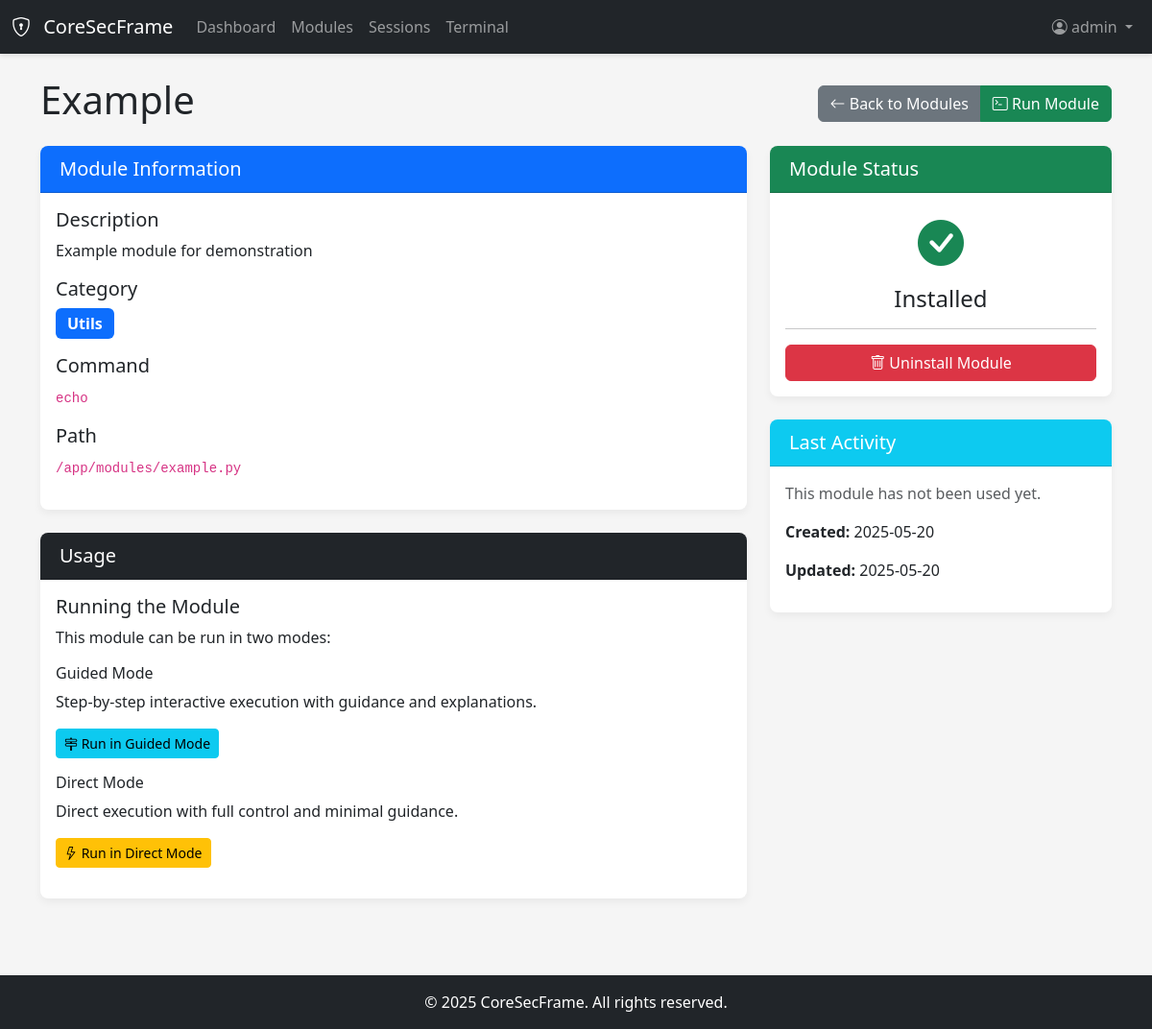
/modules/view/1 (signed in), run on an earlier commit of the app's database.
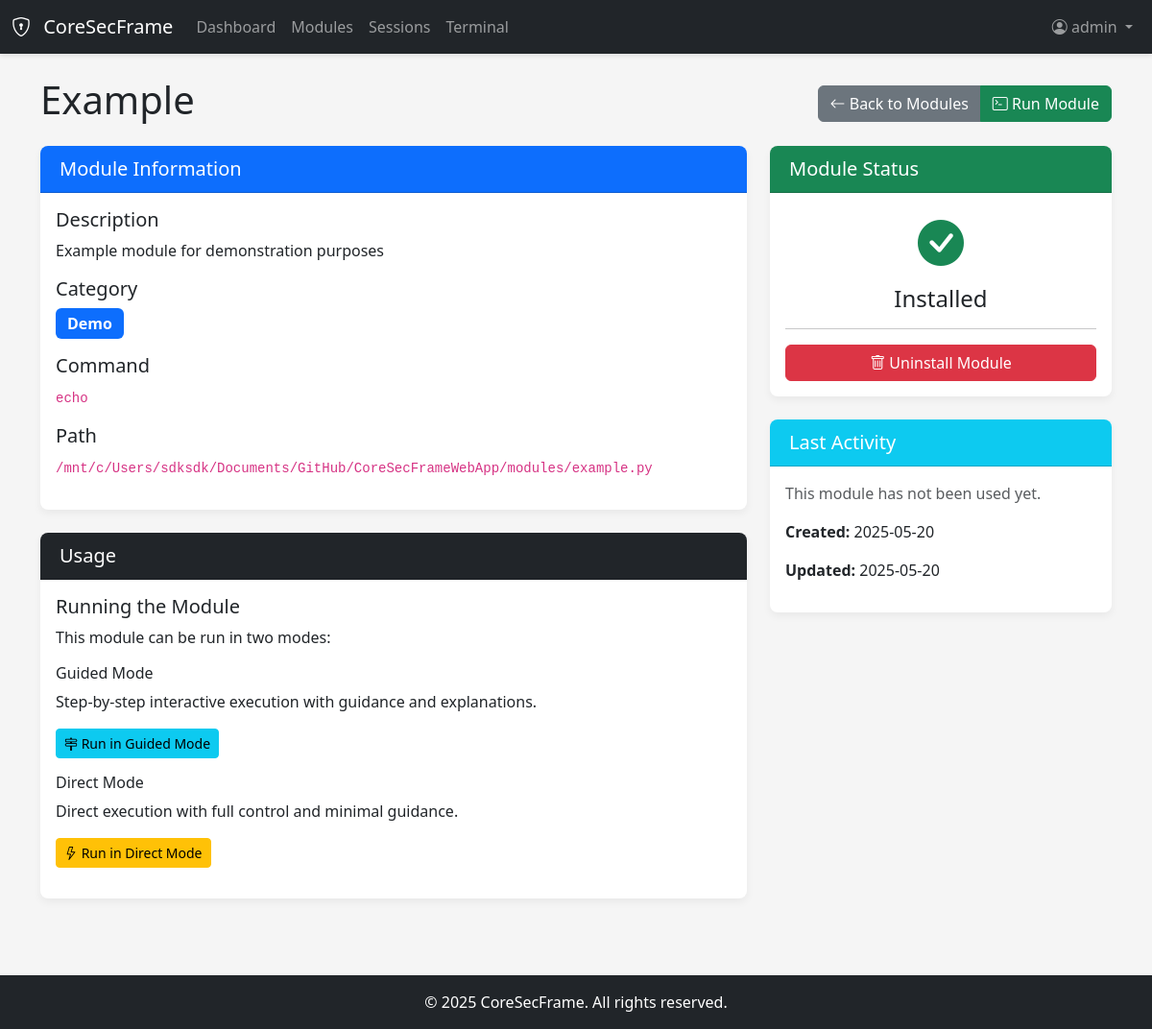
And on a later commit of the database.
### app/modules/models.py (models this page shows, shortened)
class Module(db.Model):
    id = db.Column(db.Integer, primary_key=True)
    name = db.Column(db.String(64), index=True, unique=True)
    description = db.Column(db.Text)
    category = db.Column(db.String(64), index=True)
    command = db.Column(db.String(128))
    remote_url = db.Column(db.String(256), nullable=True)
    local_path = db.Column(db.String(256))
    installed = db.Column(db.Boolean, default=False)
    installed_date = db.Column(db.DateTime, nullable=True)
    last_used = db.Column(db.DateTime, nullable=True)
    created_at = db.Column(db.DateTime, default=datetime.utcnow)
    updated_at = db.Column(db.DateTime, default=datetime.utcnow, onupdate=datetime.utcnow)

### app/modules/routes.py (the view)
@modules_bp.route('/view/<int:id>')
@login_required
def view(id):
    module = Module.query.get_or_404(id)
    return render_template('modules/view.html', title=f'Module: {module.name}', module=module)

### app/auth/models.py (called while the page is built)
@login_manager.user_loader
def load_user(id):
    return User.query.get(int(id))

    def is_admin(self):
        return self.role == 'admin'

### app/templates/modules/view.html (shortened to what the changed rows need)
{% extends "base.html" %}
{% block content %}
<div class="row mb-3">
    <div class="col-md-12 d-flex justify-content-between align-items-center">
        <h1>{{ module.name }}</h1>
        <div class="btn-group" role="group">
            <a href="{{ url_for('modules.index') }}" class="btn btn-secondary">
            </a>
            {% if module.installed %}
            <a href="{{ url_for('terminal.new') }}?module={{ module.name }}" class="btn btn-success">
            </a>
            {% endif %}
        </div>
    </div>
</div>
<div class="row">
    <div class="col-md-8">
        <div class="card mb-4">
            <div class="card-body">
                <div class="mb-3">
                    <h5>Description</h5>
                    <p>{{ module.description }}</p>
                </div>
                <div class="mb-3">
                    <h5>Category</h5>
                    <a href="{{ url_for('modules.category', name=module.category) }}"
                        class="badge bg-primary fs-6 text-decoration-none">
                        {{ module.category }}
                    </a>
                </div>
                <div class="mb-3">
                    <h5>Command</h5>
                    <code>{{ module.command }}</code>
                </div>
                <div class="mb-3">
                    <h5>Path</h5>
                    <code class="text-break">{{ module.local_path }}</code>
                </div>
            </div>
        </div>
    </div>
    <div class="col-md-4">
        <div class="card">
            <div class="card-body">
                {% if module.last_used %}
                <p><strong>Last Used:</strong> {{ module.last_used.strftime('%Y-%m-%d %H:%M:%S') }}</p>
                {% else %}
                <p class="text-muted">This module has not been used yet.</p>
                {% endif %}
                <p><strong>Created:</strong> {{ module.created_at.strftime('%Y-%m-%d') }}</p>
                <p><strong>Updated:</strong> {{ module.updated_at.strftime('%Y-%m-%d') }}</p>
            </div>
        </div>
    </div>
</div>
{% endblock %}

What changed in the data, as far as the page shows it:
changed Module "Example": description "Example module for demonstration" → "Example module for demonstration purposes"; category "Utils" → "Demo"; local_path "/app/modules/example.py" → "/mnt/c/Users/sdksdk/Documents/GitHub/CoreSecFrameWebApp/modules/example.py"
